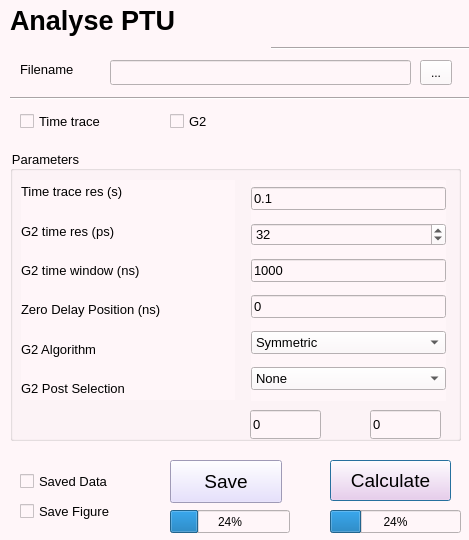
<?xml version="1.0" encoding="UTF-8"?>
<ui version="4.0">
 <author>Z.X., Koong</author>
 <class>Dialog</class>
 <widget class="QDialog" name="Dialog">
  <property name="geometry">
   <rect>
    <x>0</x>
    <y>0</y>
    <width>469</width>
    <height>540</height>
   </rect>
  </property>
  <property name="windowTitle">
   <string>Dialog</string>
  </property>
  <property name="styleSheet">
   <string notr="true">background-color: rgb(255, 170, 00);
background-color: rgb(255, 246, 249);</string>
  </property>
  <property name="sizeGripEnabled">
   <bool>false</bool>
  </property>
  <widget class="QCheckBox" name="istimetrace">
   <property name="geometry">
    <rect>
     <x>20</x>
     <y>110</y>
     <width>131</width>
     <height>23</height>
    </rect>
   </property>
   <property name="font">
    <font>
     <family>Arial</family>
     <pointsize>10</pointsize>
    </font>
   </property>
   <property name="styleSheet">
    <string notr="true"/>
   </property>
   <property name="text">
    <string>Time trace</string>
   </property>
  </widget>
  <widget class="QCheckBox" name="isG2">
   <property name="geometry">
    <rect>
     <x>170</x>
     <y>110</y>
     <width>101</width>
     <height>23</height>
    </rect>
   </property>
   <property name="font">
    <font>
     <family>Arial</family>
     <pointsize>10</pointsize>
    </font>
   </property>
   <property name="text">
    <string>G2</string>
   </property>
  </widget>
  <widget class="QLineEdit" name="filepath">
   <property name="geometry">
    <rect>
     <x>110</x>
     <y>60</y>
     <width>301</width>
     <height>25</height>
    </rect>
   </property>
  </widget>
  <widget class="QLabel" name="label">
   <property name="geometry">
    <rect>
     <x>20</x>
     <y>60</y>
     <width>81</width>
     <height>19</height>
    </rect>
   </property>
   <property name="font">
    <font>
     <family>Arial</family>
     <pointsize>10</pointsize>
    </font>
   </property>
   <property name="text">
    <string>Filename</string>
   </property>
  </widget>
  <widget class="Line" name="line">
   <property name="geometry">
    <rect>
     <x>10</x>
     <y>90</y>
     <width>461</width>
     <height>16</height>
    </rect>
   </property>
   <property name="orientation">
    <enum>Qt::Horizontal</enum>
   </property>
  </widget>
  <widget class="Line" name="line_2">
   <property name="geometry">
    <rect>
     <x>10</x>
     <y>40</y>
     <width>461</width>
     <height>16</height>
    </rect>
   </property>
   <property name="orientation">
    <enum>Qt::Horizontal</enum>
   </property>
  </widget>
  <widget class="QLabel" name="label_2">
   <property name="geometry">
    <rect>
     <x>10</x>
     <y>-10</y>
     <width>261</width>
     <height>61</height>
    </rect>
   </property>
   <property name="font">
    <font>
     <family>Arial</family>
     <pointsize>20</pointsize>
     <weight>75</weight>
     <bold>true</bold>
    </font>
   </property>
   <property name="text">
    <string>Analyse PTU</string>
   </property>
  </widget>
  <widget class="QToolButton" name="openfile">
   <property name="geometry">
    <rect>
     <x>420</x>
     <y>60</y>
     <width>32</width>
     <height>25</height>
    </rect>
   </property>
   <property name="text">
    <string>...</string>
   </property>
  </widget>
  <widget class="QGroupBox" name="groupBox">
   <property name="geometry">
    <rect>
     <x>10</x>
     <y>150</y>
     <width>451</width>
     <height>291</height>
    </rect>
   </property>
   <property name="font">
    <font>
     <family>Arial</family>
     <pointsize>10</pointsize>
    </font>
   </property>
   <property name="styleSheet">
    <string notr="true"/>
   </property>
   <property name="title">
    <string>Parameters</string>
   </property>
   <widget class="QLineEdit" name="postselect0">
    <property name="geometry">
     <rect>
      <x>240</x>
      <y>260</y>
      <width>71</width>
      <height>29</height>
     </rect>
    </property>
    <property name="font">
     <font>
      <family>Arial</family>
      <pointsize>10</pointsize>
     </font>
    </property>
    <property name="text">
     <string>0</string>
    </property>
   </widget>
   <widget class="QLineEdit" name="postselect1">
    <property name="geometry">
     <rect>
      <x>360</x>
      <y>260</y>
      <width>71</width>
      <height>29</height>
     </rect>
    </property>
    <property name="font">
     <font>
      <family>Arial</family>
      <pointsize>10</pointsize>
     </font>
    </property>
    <property name="autoFillBackground">
     <bool>false</bool>
    </property>
    <property name="inputMask">
     <string notr="true"/>
    </property>
    <property name="text">
     <string>0</string>
    </property>
    <property name="frame">
     <bool>true</bool>
    </property>
    <property name="readOnly">
     <bool>false</bool>
    </property>
    <property name="clearButtonEnabled">
     <bool>false</bool>
    </property>
   </widget>
   <widget class="QWidget" name="layoutWidget">
    <property name="geometry">
     <rect>
      <x>11</x>
      <y>30</y>
      <width>214</width>
      <height>220</height>
     </rect>
    </property>
    <layout class="QVBoxLayout" name="verticalLayout">
     <property name="spacing">
      <number>16</number>
     </property>
     <item>
      <widget class="QLabel" name="label_4">
       <property name="font">
        <font>
         <family>Arial</family>
         <pointsize>10</pointsize>
        </font>
       </property>
       <property name="text">
        <string>Time trace res (s)</string>
       </property>
      </widget>
     </item>
     <item>
      <widget class="QLabel" name="label_5">
       <property name="font">
        <font>
         <family>Arial</family>
         <pointsize>10</pointsize>
        </font>
       </property>
       <property name="text">
        <string>G2 time res (ps)</string>
       </property>
      </widget>
     </item>
     <item>
      <widget class="QLabel" name="label_7">
       <property name="font">
        <font>
         <family>Arial</family>
         <pointsize>10</pointsize>
        </font>
       </property>
       <property name="text">
        <string>G2 time window (ns)</string>
       </property>
      </widget>
     </item>
     <item>
      <widget class="QLabel" name="label_6">
       <property name="font">
        <font>
         <family>Arial</family>
         <pointsize>10</pointsize>
        </font>
       </property>
       <property name="text">
        <string>Zero Delay Position (ns)</string>
       </property>
      </widget>
     </item>
     <item>
      <widget class="QLabel" name="label_9">
       <property name="font">
        <font>
         <family>Arial</family>
         <pointsize>10</pointsize>
        </font>
       </property>
       <property name="text">
        <string>G2 Algorithm</string>
       </property>
      </widget>
     </item>
     <item>
      <widget class="QLabel" name="label_8">
       <property name="font">
        <font>
         <family>Arial</family>
         <pointsize>10</pointsize>
        </font>
       </property>
       <property name="text">
        <string>G2 Post Selection</string>
       </property>
      </widget>
     </item>
    </layout>
   </widget>
   <widget class="QWidget" name="layoutWidget">
    <property name="geometry">
     <rect>
      <x>241</x>
      <y>30</y>
      <width>195</width>
      <height>221</height>
     </rect>
    </property>
    <layout class="QVBoxLayout" name="verticalLayout_2">
     <item>
      <widget class="QLineEdit" name="timetraceres">
       <property name="font">
        <font>
         <family>Arial</family>
         <pointsize>10</pointsize>
        </font>
       </property>
       <property name="text">
        <string>0.1</string>
       </property>
      </widget>
     </item>
     <item>
      <widget class="QSpinBox" name="g2timeres">
       <property name="font">
        <font>
         <family>Arial</family>
         <pointsize>10</pointsize>
        </font>
       </property>
       <property name="minimum">
        <number>4</number>
       </property>
       <property name="maximum">
        <number>512</number>
       </property>
       <property name="singleStep">
        <number>4</number>
       </property>
       <property name="value">
        <number>32</number>
       </property>
      </widget>
     </item>
     <item>
      <widget class="QLineEdit" name="g2timewindow">
       <property name="font">
        <font>
         <family>Arial</family>
         <pointsize>10</pointsize>
        </font>
       </property>
       <property name="text">
        <string>1000</string>
       </property>
      </widget>
     </item>
     <item>
      <widget class="QLineEdit" name="zerodelaypos">
       <property name="font">
        <font>
         <family>Arial</family>
         <pointsize>10</pointsize>
        </font>
       </property>
       <property name="text">
        <string>0</string>
       </property>
      </widget>
     </item>
     <item>
      <widget class="QComboBox" name="comboBox">
       <property name="font">
        <font>
         <family>Arial</family>
         <pointsize>10</pointsize>
        </font>
       </property>
       <property name="styleSheet">
        <string notr="true">background-color: rgb(85, 255, 127);
background-color: rgb(255, 246, 249);</string>
       </property>
       <item>
        <property name="text">
         <string>Symmetric</string>
        </property>
       </item>
       <item>
        <property name="text">
         <string>Ring</string>
        </property>
       </item>
      </widget>
     </item>
     <item>
      <widget class="QComboBox" name="g2postselectionopts">
       <property name="font">
        <font>
         <family>Arial</family>
         <pointsize>10</pointsize>
        </font>
       </property>
       <property name="styleSheet">
        <string notr="true">background-color: rgb(255, 246, 249);</string>
       </property>
       <item>
        <property name="text">
         <string>None</string>
        </property>
       </item>
       <item>
        <property name="text">
         <string>Above</string>
        </property>
       </item>
       <item>
        <property name="text">
         <string>Below</string>
        </property>
       </item>
       <item>
        <property name="text">
         <string>Between</string>
        </property>
       </item>
      </widget>
     </item>
    </layout>
   </widget>
  </widget>
  <widget class="QCheckBox" name="isSavedData">
   <property name="geometry">
    <rect>
     <x>20</x>
     <y>470</y>
     <width>151</width>
     <height>23</height>
    </rect>
   </property>
   <property name="font">
    <font>
     <family>Arial</family>
     <pointsize>10</pointsize>
    </font>
   </property>
   <property name="styleSheet">
    <string notr="true"/>
   </property>
   <property name="text">
    <string>Saved Data</string>
   </property>
  </widget>
  <widget class="QCheckBox" name="isSaveFigure">
   <property name="geometry">
    <rect>
     <x>20</x>
     <y>500</y>
     <width>201</width>
     <height>23</height>
    </rect>
   </property>
   <property name="font">
    <font>
     <family>Arial</family>
     <pointsize>10</pointsize>
    </font>
   </property>
   <property name="styleSheet">
    <string notr="true"/>
   </property>
   <property name="text">
    <string>Save Figure</string>
   </property>
  </widget>
  <widget class="QPushButton" name="CalculateG2">
   <property name="geometry">
    <rect>
     <x>330</x>
     <y>460</y>
     <width>121</width>
     <height>41</height>
    </rect>
   </property>
   <property name="font">
    <font>
     <family>Arial</family>
     <pointsize>14</pointsize>
    </font>
   </property>
   <property name="styleSheet">
    <string notr="true">background-color: rgba(255, 201, 238, 155);</string>
   </property>
   <property name="text">
    <string>Calculate</string>
   </property>
  </widget>
  <widget class="QPushButton" name="savebutton">
   <property name="geometry">
    <rect>
     <x>170</x>
     <y>460</y>
     <width>112</width>
     <height>43</height>
    </rect>
   </property>
   <property name="font">
    <font>
     <family>Arial</family>
     <pointsize>14</pointsize>
    </font>
   </property>
   <property name="styleSheet">
    <string notr="true">background-color: rgb(0, 170, 255);
background-color: rgb(223, 215, 255);</string>
   </property>
   <property name="text">
    <string>Save</string>
   </property>
  </widget>
  <widget class="QProgressBar" name="calculatebar">
   <property name="geometry">
    <rect>
     <x>330</x>
     <y>510</y>
     <width>131</width>
     <height>23</height>
    </rect>
   </property>
   <property name="value">
    <number>24</number>
   </property>
  </widget>
  <widget class="QProgressBar" name="saveprogress">
   <property name="geometry">
    <rect>
     <x>170</x>
     <y>510</y>
     <width>120</width>
     <height>23</height>
    </rect>
   </property>
   <property name="value">
    <number>24</number>
   </property>
  </widget>
 </widget>
 <tabstops>
  <tabstop>filepath</tabstop>
  <tabstop>openfile</tabstop>
  <tabstop>istimetrace</tabstop>
  <tabstop>isG2</tabstop>
  <tabstop>timetraceres</tabstop>
  <tabstop>g2timeres</tabstop>
  <tabstop>g2timewindow</tabstop>
  <tabstop>zerodelaypos</tabstop>
  <tabstop>comboBox</tabstop>
  <tabstop>g2postselectionopts</tabstop>
  <tabstop>postselect0</tabstop>
  <tabstop>postselect1</tabstop>
  <tabstop>isSavedData</tabstop>
  <tabstop>isSaveFigure</tabstop>
  <tabstop>savebutton</tabstop>
  <tabstop>CalculateG2</tabstop>
 </tabstops>
 <resources/>
 <connections/>
 <designerdata>
  <property name="gridDeltaX">
   <number>10</number>
  </property>
  <property name="gridDeltaY">
   <number>10</number>
  </property>
  <property name="gridSnapX">
   <bool>true</bool>
  </property>
  <property name="gridSnapY">
   <bool>true</bool>
  </property>
  <property name="gridVisible">
   <bool>true</bool>
  </property>
 </designerdata>
</ui>
